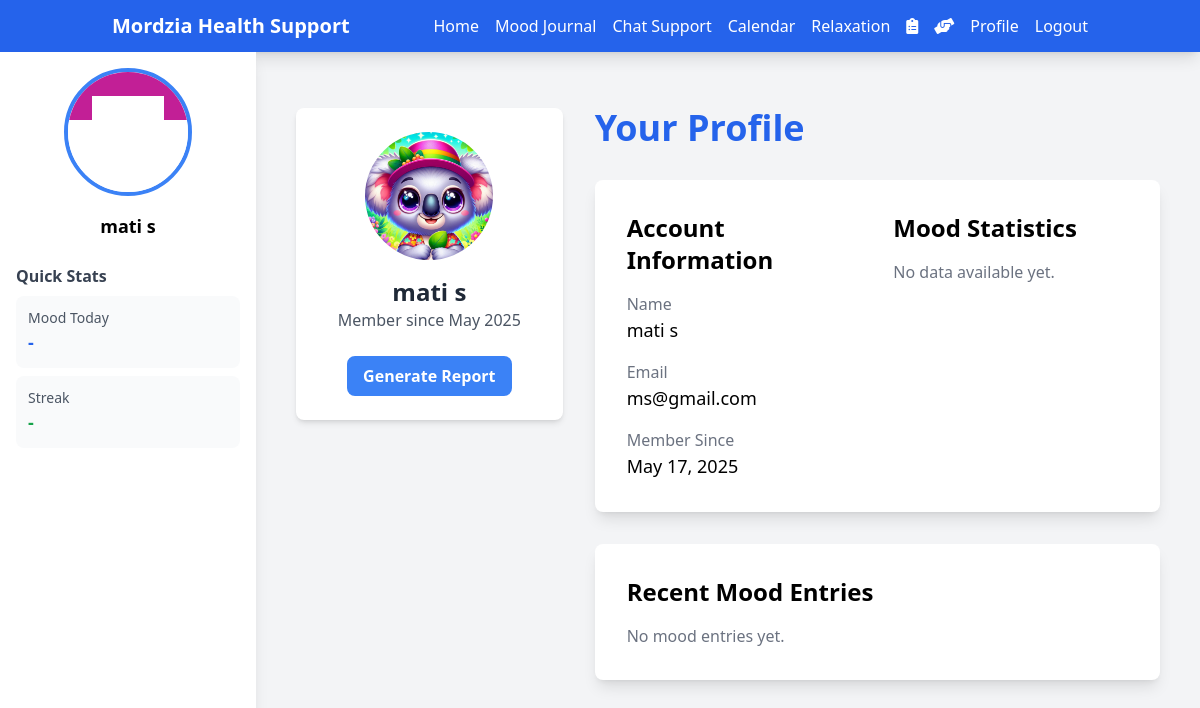
Screenshot of /profile (signed in) with the database file from the repository.
### app/models.py (models this page shows, shortened)
class User(UserMixin, db.Model):
    id = db.Column(db.Integer, primary_key=True)
    email = db.Column(db.String(120), unique=True, nullable=False)
    password_hash = db.Column(db.String(128))
    name = db.Column(db.String(64), nullable=False)
    created_at = db.Column(db.DateTime, default=datetime.utcnow)
    avatar_id = db.Column(db.Integer, db.ForeignKey('avatar.id'))
    role = db.Column(db.String(10), nullable=False, default='user')  # 'user' or 'admin'
    mood_entries = db.relationship('MoodEntry', backref='user', lazy=True)
    conversations = db.relationship('Conversation', backref='user', lazy=True)
    responses = db.relationship('UserResponse', backref='user', lazy=True)
    tasks = db.relationship('Task', back_populates='user', lazy=True)
    activities = db.relationship('Activity', back_populates='user', lazy=True)
    help_accesses = db.relationship('HelpAccess', backref='user', lazy=True)
    surveys = db.relationship('Survey', backref='user', lazy=True)
    def is_admin(self):
        return self.role == 'admin'

class Avatar(db.Model):
    id = db.Column(db.Integer, primary_key=True)
    filename = db.Column(db.String(255), nullable=False)
    created_at = db.Column(db.DateTime, default=datetime.utcnow)
    users = db.relationship('User', backref='avatar', lazy=True)

### app/routes.py (the view)
@app.route('/profile')
@login_required
def profile():
    return render_template('profile.html')

### app/models.py (called while the page is built)
@login_manager.user_loader
def load_user(id):
    return User.query.get(int(id))

### app/templates/profile.html (shortened to what this page needs)
{% extends "base.html" %}
{% block content %}
<div class="container mx-auto px-4 py-8">
    <div class="flex flex-wrap -mx-4">
        <div class="w-full md:w-1/3 px-4 mb-8">
            <div class="bg-white rounded-lg shadow-md p-6">
                <div class="text-center">
                    <img src="{{ url_for('static', filename='avatars/' + current_user.avatar.filename) }}"
                         alt="User Avatar"
                         class="mx-auto rounded-full w-32 h-32 mb-4">
                    <h2 class="text-2xl font-bold text-gray-800">{{ current_user.name }}</h2>
                    <p class="text-gray-600">Member since {{ current_user.created_at.strftime('%B %Y') }}</p>
                </div>
                <div class="mt-6 text-center">
                    <button id="generateReportBtn"
                            class="bg-blue-500 hover:bg-blue-600 text-white font-semibold py-2 px-4 rounded-lg transition duration-300 ease-in-out transform hover:scale-105">
                        Generate Report
                    </button>
                </div>
            </div>
        </div>
        <div class="w-full md:w-2/3 px-4">
            <h1 class="text-4xl font-bold text-blue-600 mb-8">Your Profile</h1>
            <div class="bg-white rounded-lg shadow-lg p-8 mb-8">
                <div class="grid md:grid-cols-2 gap-8">
                    <div>
                        <h2 class="text-2xl font-semibold mb-4">Account Information</h2>
                        <div class="space-y-4">
                            <div>
                                <label class="block text-gray-500">Name</label>
                                <p class="text-lg">{{ current_user.name }}</p>
                            </div>
                            <div>
                                <label class="block text-gray-500">Email</label>
                                <p class="text-lg">{{ current_user.email }}</p>
                            </div>
                            <div>
                                <label class="block text-gray-500">Member Since</label>
                                <p class="text-lg">{{ current_user.created_at.strftime('%B %d, %Y') }}</p>
                            </div>
                        </div>
                    </div>
                    <div>
                        <h2 class="text-2xl font-semibold mb-4">Mood Statistics</h2>
                        <div id="moodStats" class="space-y-4">
                        </div>
                    </div>
                </div>
            </div>
            <div class="bg-white rounded-lg shadow-lg p-8">
                <h2 class="text-2xl font-semibold mb-4">Recent Mood Entries</h2>
                <div id="recentEntries" class="space-y-4">
                </div>
            </div>
        </div>
    </div>
</div>
{% endblock %}

### app/templates/base.html (shortened to what this page needs)
<!DOCTYPE html>
<html lang="en">
<head>
    <script src="https://cdn.tailwindcss.com"></script>
    <link rel="stylesheet" href="https://cdnjs.cloudflare.com/ajax/libs/font-awesome/6.0.0/css/all.min.css">
    <link rel="stylesheet" href="{{ url_for('static', filename='css/style.css') }}">
</head>
<body class="bg-gray-100 min-h-screen">
    <nav class="bg-blue-600 text-white shadow-lg">
        <div class="container mx-auto px-6 py-3">
            <div class="flex items-center justify-between">
                <div class="text-xl font-semibold">
                    <a href="{{ url_for('index') }}" class="hover:text-blue-200">Mordzia Health Support</a>
                </div>
                <div class="space-x-4 flex items-center">
                    <a href="{{ url_for('index') }}" class="hover:text-blue-200">Home</a>
                    {% if current_user.is_authenticated %}
                        <a href="{{ url_for('mood_journal') }}" class="hover:text-blue-200">Mood Journal</a>
                        <a href="{{ url_for('chat') }}" class="hover:text-blue-200">Chat Support</a>
                        <a href="{{ url_for('calendar') }}" class="hover:text-blue-200">Calendar</a>
                        <a href="{{ url_for('relaxation') }}" class="hover:text-blue-200">Relaxation</a>
                        <a href="{{ url_for('survey_page') }}" class="hover:text-blue-200 relative group">
                            <i class="fas fa-clipboard-list"></i>
                        </a>
                        <a href="{{ url_for('help_page') }}" class="hover:text-blue-200 relative group">
                            <i class="fas fa-hands-helping"></i>
                        </a>
                        <a href="{{ url_for('profile') }}" class="hover:text-blue-200">Profile</a>
                        <a href="{{ url_for('logout') }}" class="hover:text-blue-200">Logout</a>
                    {% else %}
                        <a href="{{ url_for('login') }}" class="hover:text-blue-200">Login</a>
                        <a href="{{ url_for('register') }}" class="hover:text-blue-200">Register</a>
                    {% endif %}
                </div>
            </div>
        </div>
    </nav>
    <div class="flex min-h-screen">
        {% if current_user.is_authenticated %}
        <aside class="w-64 bg-white shadow-lg hidden md:block">
            <div class="p-4 space-y-6">
                <div class="text-center">
                    <img id="sidebarAvatar"
                         src="{{ url_for('static', filename='avatars/default.png') }}"
                         alt="User Avatar"
                         class="w-32 h-32 rounded-full mx-auto mb-4 object-cover border-4 border-blue-500">
                    <h3 class="text-lg font-semibold">{{ current_user.name }}</h3>
                </div>
                <div class="space-y-2">
                    <h4 class="font-semibold text-gray-700">Quick Stats</h4>
                    <div class="bg-gray-50 p-3 rounded-lg">
                        <p class="text-sm text-gray-600">Mood Today</p>
                        <p class="text-lg font-semibold text-blue-600" id="todayMood">-</p>
                    </div>
                    <div class="bg-gray-50 p-3 rounded-lg">
                        <p class="text-sm text-gray-600">Streak</p>
                        <p class="text-lg font-semibold text-green-600" id="streak">-</p>
                    </div>
                </div>
            </div>
        </aside>
        {% endif %}
        <main class="flex-1 p-6">
            <div class="container mx-auto">
                {% block content %}{% endblock %}
            </div>
        </main>
    </div>
</body>
</html>

### rows the page displays
User: name "mati s", created_at "May 2025", email "ms@gmail.com", created_at "May 17, 2025"
Avatar: filename (picture)
